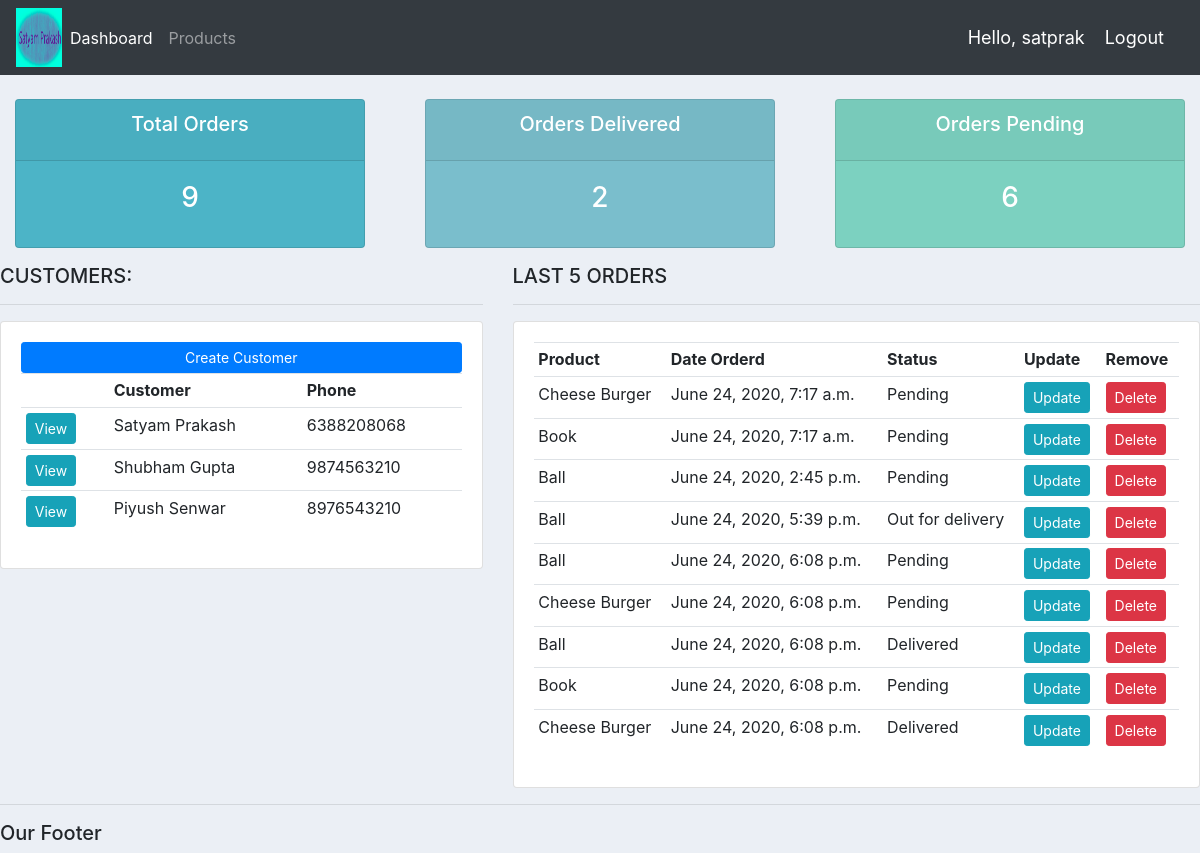
The app's page / (signed in) with its own data.
### accounts/models.py (models this page shows, shortened)
class Customer(models.Model):
    name = models.CharField(max_length=200, null=True)
    phone = models.CharField(max_length=200, null=True)
    email = models.CharField(max_length=200, null=True)
    date_created = models.DateTimeField(auto_now_add=True, null=True)

class Order(models.Model):
    STATUS = (
        ('Pending', 'Pending'),
        ('Out for delivery', 'Out for delivery'),
        ('Delivered', 'Delivered'),
    )
    customer = models.ForeignKey(Customer, null=True, on_delete=models.SET_NULL)
    product = models.ForeignKey(Product, null=True, on_delete=models.SET_NULL)
    date_created = models.DateTimeField(auto_now_add=True, null=True)
    status = models.CharField(max_length=200, null=True, choices=STATUS)
    note = models.CharField(max_length=1000, null=True)

class Product(models.Model):
    CATEGORY = (
        ('Indoor', 'Indoor'),
        ('Outdoor', 'Outdoor'),
    )
    name = models.CharField(max_length=200, null=True)
    price = models.FloatField(null=True)
    category = models.CharField(max_length=200, null=True, choices=CATEGORY)
    description = models.CharField(max_length=200, null=True, blank=True)
    tags = models.ManyToManyField(Tag)
    date_created = models.DateTimeField(auto_now_add=True, null=True)

### accounts/decoraters.py (the view)
    def wrapper_function(request, *args, **kwargs):
        group = None
        if request.user.groups.exists():
            group = request.user.groups.all()[0].name
        if group == 'customer':
            return redirect('user-page')
        if group == 'admin':
            return view_func(request, *args, **kwargs)

### accounts/decoraters.py (called while the page is built)
def admin_only(view_func):
    def wrapper_function(request, *args, **kwargs):
        group = None
        if request.user.groups.exists():
            group = request.user.groups.all()[0].name
        if group == 'customer':
            return redirect('user-page')
        if group == 'admin':
            return view_func(request, *args, **kwargs)
    return wrapper_function

### accounts/views.py (called while the page is built)
@login_required(login_url='login')
@admin_only
def home(request):
    orders = Order.objects.all()
    customers = Customer.objects.all()
    total_customers = customers.count()
    total_orders = orders.count()
    delivered = orders.filter(status='Delivered').count()
    pending = orders.filter(status='Pending').count()
    context = {'orders': orders, 'customers': customers, 'total_customers': total_customers,
               'total_orders': total_orders, 'delivered': delivered, 'pending': pending}
    return render(request, 'accounts/dashboard.html', context)

### accounts/templates/accounts/dashboard.html
{% extends 'accounts/main.html'%}
{% block content %}
{%  include 'accounts/status.html' %}
<div class="row">
	<div class="col-md-5">
		<h5>CUSTOMERS:</h5>
		<hr>
		<div class="card card-body">
			<a class="btn btn-primary  btn-sm btn-block" href="">Create Customer</a>
			<table class="table table-sm">
				<tr>
					<th></th>
					<th>Customer</th>
					<th>Phone</th>
				</tr>
				{% for customer in customers %}
					<tr>
						<td><a class="btn btn-sm btn-info" href="{% url 'customer' customer.id %}">View</a></td>
						<td>{{customer.name}}</td>
						<td>{{customer.phone}}</td>
					</tr>
				{% endfor %}
			</table>
		</div>
	</div>
	<div class="col-md-7">
		<h5>LAST 5 ORDERS</h5>
		<hr>
		<div class="card card-body">
			<table class="table table-sm">
				<tr>
					<th>Product</th>
					<th>Date Orderd</th>
					<th>Status</th>
					<th>Update</th>
					<th>Remove</th>
				</tr>
				{% for order in orders %}
					<tr>
						<td>{{order.product.name}}</td>
						<td>{{order.date_created}}</td>
						<td>{{order.status}}</td>
						<td><a class="btn btn-sm btn-info" href="{% url 'update_order' order.id %}">Update</a></td>
						<td><a class="btn btn-sm btn-danger" href="{% url 'delete_order' order.id %}">Delete</a></td>
					</tr>
				{% endfor %}
			</table>
		</div>
	</div>
</div>
{% endblock %}

### accounts/templates/accounts/main.html (shortened to what this page needs)
{% load static %}
<!DOCTYPE html>
<html lang="en">
<head>
    <link href="https://stackpath.bootstrapcdn.com/bootstrap/4.5.0/css/bootstrap.min.css"
 rel="stylesheet">
    <link rel="stylesheet" type="text/css" href="{% static '/css/main.css' %}">
</head>
<body>
{% include 'accounts/navbar.html'%}
{% block content %}
{% endblock %}
<hr>
<h5>Our Footer</h5>
</body>
</html>

### accounts/templates/accounts/navbar.html (shortened to what this page needs)
{% load static %}
<nav class="navbar navbar-expand-lg navbar-dark bg-dark">
  <img src="{% static 'images/logo.jpg' %}">
  <div class="collapse navbar-collapse" id="navbarNav">
    <ul class="navbar-nav">
      {% if request.user.is_staff %}
        <li class="nav-item active">
          <a class="nav-link" href="{% url 'home' %}">Dashboard</a>
        </li>
        <li class="nav-item">
          <a class="nav-link" href="{% url 'products' %}">Products</a>
        </li>
      {% endif %}
    </ul>
  </div>
  <span class="hello-msg">Hello, {{request.user}}</span>
  <span><a class="hello-msg" href="{% url 'logout' %}">Logout</a></span>
</nav>

### accounts/templates/accounts/status.html
<br>
<div class="row">
	<div class="col">
		<div class="col-md">
			<div class="card text-center text-white  mb-3" id="total-orders">
			  	<div class="card-header">
			  		<h5 class="card-title">Total Orders</h5>
			  	</div>
			  	<div class="card-body">
			    	<h3 class="card-title">{{total_orders}}</h3>
			  	</div>
			</div>
		</div>
	</div>
	<div class="col">
		<div class="col-md">
			<div class="card text-center text-white  mb-3" id="orders-delivered">
			  	<div class="card-header">
			  		<h5 class="card-title">Orders Delivered</h5>
			  	</div>
			  	<div class="card-body">
			    	<h3 class="card-title">{{delivered}}</h3>
			  	</div>
			</div>
		</div>
	</div>
	<div class="col">
		<div class="col-md">
			<div class="card text-center text-white  mb-3" id="orders-pending">
			  	<div class="card-header">
			  		<h5 class="card-title">Orders Pending</h5>
			  	</div>
			  	<div class="card-body">
			    	<h3 class="card-title">{{pending}}</h3>
			  	</div>
			</div>
		</div>
	</div>
</div>

### static/css/main.css (style rules this page uses)
img { vertical-align: middle; border-style: none; height: 59px; width: 46px; }
body { background-color: #ebeff5; }
#total-orders { background-color: #4cb4c7; }
#orders-delivered { background-color: #7abecc; }
#orders-pending { background-color: #7CD1C0; }

### accounts/templates/accounts/navbar.html (style rules this page uses)
.hello-msg { font-size: 18px; color: #fff; margin-right: 20px; }

### records on screen
Customer: name "Satyam Prakash", phone "6388208068"
Customer: name "Shubham Gupta", phone "9874563210"
Customer: name "Piyush Senwar", phone "8976543210"
Order: product.name "Cheese Burger", date_created "June 24, 2020, 7:17 a.m.", status "Pending"
Order: product.name "Book", date_created "June 24, 2020, 7:17 a.m.", status "Pending"
Order: product.name "Ball", date_created "June 24, 2020, 2:45 p.m.", status "Pending"
Order: product.name "Ball", date_created "June 24, 2020, 5:39 p.m.", status "Out for delivery"
Order: product.name "Ball", date_created "June 24, 2020, 6:08 p.m.", status "Pending"
Order: product.name "Cheese Burger", date_created "June 24, 2020, 6:08 p.m.", status "Pending"
Order: product.name "Ball", date_created "June 24, 2020, 6:08 p.m.", status "Delivered"
Order: product.name "Book", date_created "June 24, 2020, 6:08 p.m.", status "Pending"
Order: product.name "Cheese Burger", date_created "June 24, 2020, 6:08 p.m.", status "Delivered"

### other values on screen
{{ request.user }} "satprak"
{{ total_orders }} "9"
{{ delivered }} "2"
{{ pending }} "6"
